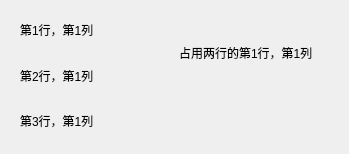
<?xml version="1.0" encoding="UTF-8"?>
<ui version="4.0">
 <class>Dialog</class>
 <widget class="QDialog" name="Dialog">
  <property name="geometry">
   <rect>
    <x>0</x>
    <y>0</y>
    <width>349</width>
    <height>154</height>
   </rect>
  </property>
  <property name="windowTitle">
   <string>Dialog</string>
  </property>
  <widget class="QWidget" name="gridLayoutWidget">
   <property name="geometry">
    <rect>
     <x>20</x>
     <y>10</y>
     <width>311</width>
     <height>131</height>
    </rect>
   </property>
   <layout class="QGridLayout" name="gridLayout">
    <item row="1" column="0">
     <widget class="QLabel" name="label_2">
      <property name="text">
       <string>第2行，第1列</string>
      </property>
     </widget>
    </item>
    <item row="0" column="1" rowspan="2">
     <widget class="QLabel" name="label_4">
      <property name="text">
       <string>占用两行的第1行，第1列</string>
      </property>
     </widget>
    </item>
    <item row="0" column="0">
     <widget class="QLabel" name="label_1">
      <property name="text">
       <string>第1行，第1列</string>
      </property>
     </widget>
    </item>
    <item row="2" column="0" colspan="2">
     <widget class="QLabel" name="label_3">
      <property name="text">
       <string>第3行，第1列</string>
      </property>
     </widget>
    </item>
   </layout>
  </widget>
 </widget>
 <resources/>
 <connections/>
</ui>
